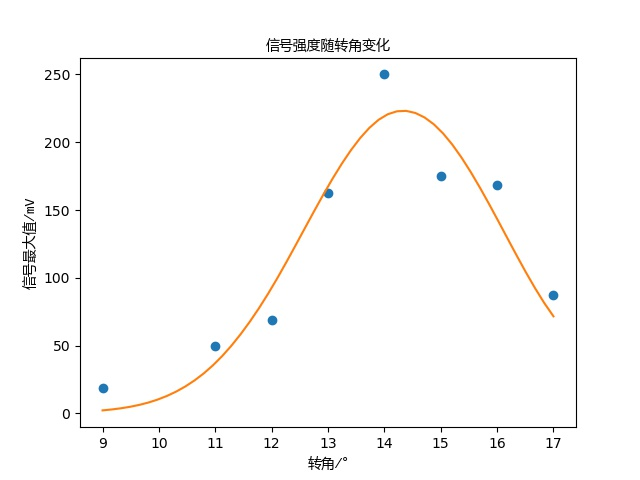

Source code (Python):
import os
import math
import csv

import numpy as np
from scipy import signal
from scipy.interpolate import spline
from scipy.optimize import curve_fit
from scipy.optimize import leastsq
import matplotlib.pyplot as plt
import matplotlib

t = []
s = []
r = []
dfont = matplotlib.font_manager.FontProperties(fname='C:/Windows/Fonts/YaHei Consolas Hybrid.ttf')

root = 'lab/data/171128/plate2/100Vpp10p50mm30mm40mmX'
for i in os.listdir(root):
    r.append(int(i.split('.')[0]))
    with open(os.path.join(root, i)) as csvfile:
        reader = csv.reader(csvfile)
        rows = [row for row in reader]
    rows = np.array(rows[2:])[:,:3].astype('float64')
    t.append(0.5*rows[:,0])
    s.append(1000*rows[:,2])

v = []
for (i, k) in zip(t, s):
    v.append(max(k))

#rn = np.linspace(min(r), max(r), 20)
#vn = spline(r, v, rn)
#plt.plot(rn, vn)

def func(p, x):
    a, b, c = p
    return a*np.exp(-((x-b)/c)**2)

def error(p, x, y):
    return (func(p, x)-y)**2

p0 = [217.2, 14.5, 3.9]
para = leastsq(error, p0, args=(r, v))
vs = func(para[0], r)

rn = np.linspace(min(r), max(r), 50)
vn = spline(r, vs, rn)

plt.plot(r, v, 'o')
plt.plot(rn, vn)
plt.title('信号强度随转角变化', fontproperties=dfont)
plt.xlabel('转角/°', fontproperties=dfont)
plt.ylabel('信号最大值/mV', fontproperties=dfont)
plt.show()

#b, a = signal.butter(3, 0.2, 'low')
#sf = signal.filtfilt(b, a, data[:,2])
